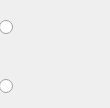
<?xml version="1.0" encoding="UTF-8"?>
<ui version="4.0">
 <class>ResolutionDockWidget</class>
 <widget class="QDockWidget" name="ResolutionDockWidget">
  <property name="geometry">
   <rect>
    <x>0</x>
    <y>0</y>
    <width>110</width>
    <height>108</height>
   </rect>
  </property>
  <property name="sizePolicy">
   <sizepolicy hsizetype="Fixed" vsizetype="Fixed">
    <horstretch>0</horstretch>
    <verstretch>0</verstretch>
   </sizepolicy>
  </property>
  <property name="minimumSize">
   <size>
    <width>110</width>
    <height>108</height>
   </size>
  </property>
  <property name="maximumSize">
   <size>
    <width>110</width>
    <height>108</height>
   </size>
  </property>
  <property name="contextMenuPolicy">
   <enum>Qt::NoContextMenu</enum>
  </property>
  <property name="features">
   <set>QDockWidget::NoDockWidgetFeatures</set>
  </property>
  <property name="allowedAreas">
   <set>Qt::NoDockWidgetArea</set>
  </property>
  <property name="windowTitle">
   <string>DockWidget</string>
  </property>
  <widget class="QWidget" name="dockWidgetContents">
   <widget class="QWidget" name="verticalLayoutWidget">
    <property name="geometry">
     <rect>
      <x>-1</x>
      <y>0</y>
      <width>171</width>
      <height>112</height>
     </rect>
    </property>
    <layout class="QVBoxLayout" name="verticalLayout">
     <item>
      <widget class="QRadioButton" name="radioButton_360p">
       <property name="sizePolicy">
        <sizepolicy hsizetype="Preferred" vsizetype="Fixed">
         <horstretch>0</horstretch>
         <verstretch>0</verstretch>
        </sizepolicy>
       </property>
       <property name="minimumSize">
        <size>
         <width>110</width>
         <height>54</height>
        </size>
       </property>
       <property name="maximumSize">
        <size>
         <width>110</width>
         <height>54</height>
        </size>
       </property>
       <property name="text">
        <string/>
       </property>
      </widget>
     </item>
     <item>
      <widget class="QRadioButton" name="radioButton_720p">
       <property name="sizePolicy">
        <sizepolicy hsizetype="Preferred" vsizetype="Fixed">
         <horstretch>0</horstretch>
         <verstretch>0</verstretch>
        </sizepolicy>
       </property>
       <property name="minimumSize">
        <size>
         <width>110</width>
         <height>54</height>
        </size>
       </property>
       <property name="maximumSize">
        <size>
         <width>110</width>
         <height>54</height>
        </size>
       </property>
       <property name="text">
        <string/>
       </property>
      </widget>
     </item>
    </layout>
   </widget>
  </widget>
 </widget>
 <resources/>
 <connections/>
</ui>
